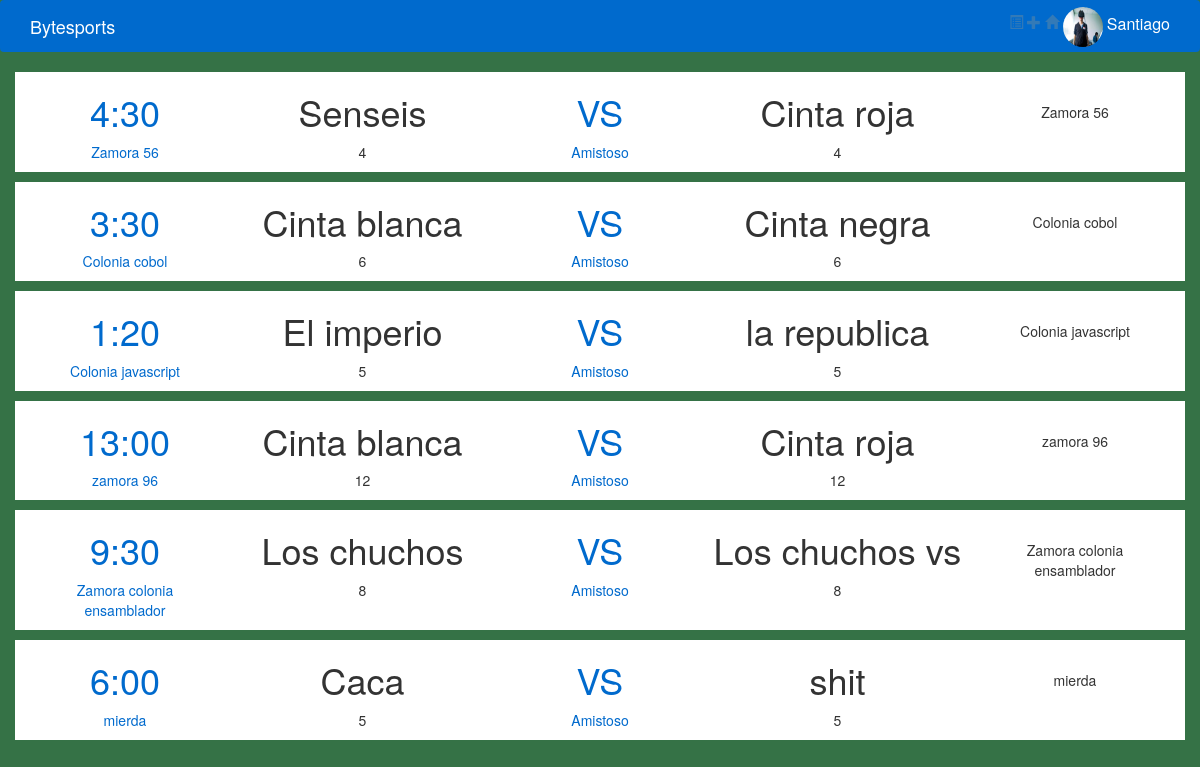
/home/, run on the app's committed database.
### Bytesports/models.py (models this page shows)
class Match(models.Model):
	team_name = models.CharField(max_length=20)
	field_name = models.CharField(max_length=20)
	max_players = models.IntegerField()
	match_hour = models.CharField(max_length=6)
	location_field = models.CharField(max_length=50)
	team_vs = models.CharField(max_length=50)

### Bytesports/views.py (the view)
# urls.py: url(r'^home/', views.home),
def home(request):
    retas = Match.objects.all()
    return render(request, 'dashboard.html', locals())

### templates/dashboard.html (shortened to what this page needs)
{% load staticfiles %}
<!DOCTYPE html>
<html lang="en">
    <head>
        <link rel="stylesheet" href="{% static 'css/bootstrap.min.css' %}">
        <link rel="stylesheet" href="">
        <link rel="stylesheet" type="text/css" href="{% static 'css/maindash.css' %}">
    </head>
    <body>
        <nav id='nav-style' class='navbar'>
            <div class="container">
                <div class="navbar-header">
                    <a style="text-decoration: none;
    color: white;" class="font-bar navbar-brand" href="#">Bytesports</a>
                </div>
                <div class="collapse navbar-collapse" id="bs-example-navbar-collapse-1">
                    <div class="navbar-right">
                        <a href="#"><span class="glyphicon glyphicon-list-alt"></span></a>
                        <a href="/create_match"><span class="glyphicon glyphicon-plus"></span></a>
                        <a href="/home"><span class="glyphicon glyphicon-home"></span></a>
                        <img class='img-profile' src="{% static 'img/profile-img.jpg' %}">
                        <a class="no-link user-name" href="#">Santiago</a>
                    </div>
                </div>
            </div>
        </nav>
        {% for r in retas %}
        <div class="container match">
            <a href="/view_match">
                <div class="col-md-2 text-center matchColor">
                    <h1>{{ r.match_hour }}</h1>
                    <p>{{ r.location_field }}</p>
                </div>
                <div class="col-md-3 text-center">
                    <h1>{{ r.team_name }}</h1>
                    <p>{{ r.max_players }}</p>
                </div>
                <div class="col-md-2 text-center matchColor">
                    <h1>VS</h1>
                    <p>Amistoso</p>
                </div>
                <div class="col-md-3 text-center">
                    <h1>{{ r.team_vs }}</h1>
                    <p>{{ r.max_players }}</p>
                </div>
                <div class="col-md-2 text-center match-direction">
                    <p>{{r.location_field }}</p>
                </div>
            </a>
        </div>
        {% endfor %}
  </body>
</html>

### statics/css/maindash.css (style rules this page uses)
body { background-color: #357246; }
#nav-style { background-color: #006ACD; }
.no-link { text-decoration: none; color: white; }
.img-profile { width: 40px; height: 40px; background-position: 50%; border-radius: 50%; margin-top: 6px; }
.user-name { vertical-align: middle; font-size: 16px; }
.match { background-color: white; max-height: 100%; margin-bottom: 10px; }
.match a { text-decoration: none; color: #333; }
.match-direction { padding-top: 30px; }
.matchColor { color: #006ACD; }
.matchColor h1 { color: #006ACD; }

### data on the page
Match: match_hour "4:30", location_field "Zamora 56", team_name "Senseis", max_players "4", team_vs "Cinta roja"
Match: match_hour "3:30", location_field "Colonia cobol", team_name "Cinta blanca", max_players "6", team_vs "Cinta negra"
Match: match_hour "1:20", location_field "Colonia javascript", team_name "El imperio", max_players "5", team_vs "la republica"
Match: match_hour "13:00", location_field "zamora 96", team_name "Cinta blanca", max_players "12", team_vs "Cinta roja"
Match: match_hour "9:30", location_field "Zamora colonia ensamblador", team_name "Los chuchos", max_players "8", team_vs "Los chuchos vs"
Match: match_hour "6:00", location_field "mierda", team_name "Caca", max_players "5", team_vs "shit"
